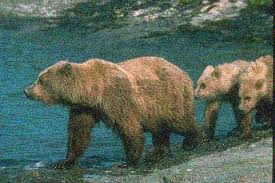
#> input picture 4.jpg, 275 x 183 px
$ python pr.py   (Python 2 division)
#> lines starting #> are read from the running program, lines starting #| are printed output that depends on the picture; long printed decimals are rounded; pictures that were not available may be replaced by others from this repository, and a replacement may not be noted
import sys
import random
import math
import operator
import matplotlib.pyplot as plt
import numpy
import cv2
import networkx as nx
import itertools
from numpy import array
import pylab as pl

pixelr=[]
pixelg=[]
pixelb=[]
R=5
imggread=cv2.imread("4.jpg")
#> imggread is the input picture: shape (183, 275, 3); mean B, G, R 90.2, 102.4, 85.5
h,w,c=imggread.shape
#> h = 183; w = 275; c = 3

#print imggread
#print "\n\nsdsdfsf\n"
row=h/8
#> row = 22
col=w/8
#> col = 34

h=(row*8)
#> h = 176
w=(col*8)
#> w = 272
window=[[[]for j in range(col)]for i in range(row) ]
nearneighbour=[[]for i in range(h*w)]
maincount=0


print h,w
#| 176 272
#print imggread[0][0]
#print imgread

imgread=[[[0.0,0.0,0.0]for i in range(w)]for i in range(h)]

ccc=256.0
#print 255/256.0
for x in range(h):
	for y in range(w):
		for z in range(3):
			#imgread[x][y][z]=float(float(imgread[x][y][z])/float(ccc))
			imgread[x][y][z]=(imggread[x][y][z])/256.0
#> after the loop, imgread = 176 items

#print imggread
for x in range(h):
	for y in range(w):
		j=-1*R
		k=-1*R
		temp1=0.0
		temp2=0.0
		temp3=0.0
		while(j<=R):
			while(k<=R):
				if(x+j>=0 and y+k>=0 and x+j<=h-1 and y+k<=w-1):
					temp1+=round(float(pow((imgread[x][y][0]-imgread[x+j][y+k][0]),2))/float(2*R+1),3)
				if(x+j>=0 and y+k>=0 and x+j<=h-1 and y+k<=w-1):
					temp2+=round(float(pow((imgread[x][y][1]-imgread[x+j][y+k][1]),2))/float(2*R+1),3)
				if(x+j>=0 and y+k>=0 and x+j<=h-1 and y+k<=w-1):
					temp3+=round(float(pow((imgread[x][y][2]-imgread[x+j][y+k][2]),2))/float(2*R+1),3)

				k+=1
			j+=1

		pixelb.append(temp1)
		pixelg.append(temp2)
		pixelr.append(temp3)

		#window creation

		window[x/8][y/8].append(imgread[x][y])

		n=-1		#for x
					#for y
		while(n<=1):
			m=-1
			while(m<=1):
				if(x+n>=0 and x+n<h and y+m>=0 and y+m<w ):
					if(n==0 and m==0):
						ccc=0
					else:
						nearneighbour[maincount].append(((x+n)*w)+((y+m)))
				m+=1
			n+=1
		#print maincount
		#print nearneighbour[maincount]
		maincount+=1
#> after the loop, maincount = 47872; pixelb = 47872 items; pixelg = 47872 items; pixelr = 47872 items

#print nearneighbour[0]
#print nearneighbour[97]
"""
H=[i for i in range(h*w)]
G=nx.Graph()
G.add_nodes_from(H)
for i in range(h*w):
	for j in range(len(nearneighbour[i])):
		G.add_edge(i,nearneighbour[i][j])

cliques = nx.find_cliques(G)
cliques3 = [clq for clq in cliques ]

print len(cliques3)
"""

cliquesum=[0 for i in range(h*w)]
for i in range(h*w):
	G=nx.Graph()
	H=[]
	H.append(i)
	G.add_node(i)
	for j in nearneighbour[i]:
		if j not in H:
			H.append(j)
			G.add_node(j)
			G.add_edge(i,j)
		for k in nearneighbour[j]:
			if k not in H:
				H.append(k)
				G.add_node(k)
				G.add_edge(j,k)
	cliques = nx.find_cliques(G)
	cliques3 = [clq for clq in cliques ]
	cliquesum[i]=len(cliques3)
#> after the loop, cliquesum = 47872 items
	#print cliquesum[i],
xl=[]
yl=[]
for i in range(64):
	xl.append(random.randint(0,h-1))
	yl.append(random.randint(0,w-1))
windowl=[]
for i in range(64):
	windowl.append(imgread[xl[i]][yl[i]])
#> after the loop, windowl = 64 items, first 6: [0.285, 0.391, 0.355], [0.297, 0.328, 0.285], [0.27, 0.336, 0.348], [0.305, 0.469, 0.559], [0.199, 0.309, 0.309], [0.422, 0.398, 0.191]

#print windowl

#finding mean
meanl =[0.0,0.0,0.0]
mean =[[[0.0,0.0,0.0] for i in range(col)]for i in range(row) ]
#print window[0][0][0][0][0]
for x in range(64):
		meanl[0]+=windowl[x][0]
		meanl[1]+=windowl[x][1]
		meanl[2]+=windowl[x][2]
#> after the loop, meanl = [21.97, 25.12, 21.06]

meanl[0]/=float(64)
meanl[1]/=float(64)
meanl[2]/=float(64)

for i in range(row):
	for j in range(col):
		for x in range(64):
				mean[i][j][0]+=window[i][j][x][0]
				mean[i][j][1]+=window[i][j][x][1]
				mean[i][j][2]+=window[i][j][x][2]
#> after the loop, mean = 22 items

for i in range(row):
	for j in range(col):
		mean[i][j][0]/=64
		mean[i][j][1]/=64
		mean[i][j][2]/=64


#print mean[0][0]
#print mean[1][3]
#print meanl

#global  feature extraction

E=[0.0,0.0,0.0]
final=999999231.0
finalmean=[]
for i in range(row):
	for j in range(col):
		En=[0.0,0.0,0.0]
		Ed1=[0.0,0.0,0.0]
		Ed2=[0.0,0.0,0.0]
		energy=[0.0,0.0,0.0]
		temp=0.0
		for k in range(64):
			for z in range(3):
				En[z]+=((windowl[k][z]-meanl[z])*(window[i][j][k][z]-mean[i][j][z]))
				Ed1[z]+=(pow((windowl[k][z]-meanl[z]),2))
				Ed2[z]+=(pow((window[i][j][k][z]-mean[i][j][z]),2))
		for z in range(3):
			if(En[z]<0):
				En[z]=-1*En[z]

			energy[z]=En[z]/(math.sqrt(Ed1[z])*Ed2[z])
			temp+=energy[z]
		#print energy
		if(temp<final):
			final=temp
			finalwindow=window[i][j]
			finalmean=mean[i][j]
#> after the loop, final = 0.022; finalmean = [0.183, 0.257, 0.26]; finalwindow = 64 items, first 6: [0.141, 0.164, 0.145], [0.18, 0.215, 0.203], [0.25, 0.297, 0.297], [0.23, 0.289, 0.301], [0.18, 0.25, 0.277], [0.262, 0.344, 0.375]

"""
print "final"
print "finalwindow",finalwindow
print "finalmean",finalmean
"""

global_pixelb=[]
global_pixelg=[]
global_pixelr=[]

dl=[]
for x in range(64):
	l=[]
	for z in range(3):
		l.append(meanl[z]-windowl[x][z])
	dl.append(l)
#> after the loop, dl = 64 items, first 6: [0.0581, 0.00189, -0.0264], [0.0464, 0.0644, 0.0439], [0.0737, 0.0566, -0.0186], [0.0386, -0.0762, -0.23], [0.144, 0.0839, 0.0204], [-0.0786, -0.00592, 0.138]


for i in range(row):
	for y in range(8):
		for j in range(col):
			for x in range(8):
				for z in range(3):
					temp=round((finalmean[z]-window[i][j][(y*8)+x][z])*(dl[(y*8)+x][z]),3)
					if(temp<0):
						temp=temp*-1
					if(z==0):
						global_pixelb.append(temp)
					elif(z==1):
						global_pixelg.append(temp)
					else:
						global_pixelr.append(temp)
#> after the loop, global_pixelb = 47872 items; global_pixelg = 47872 items; global_pixelr = 47872 items

#print pixelb
"""

for i in range(h):
	for j in range(w):
		for z in range(3):
			window[i/8][j/8]
"""
energyb=[]
energyg=[]
energyr=[]
partitionb=0.0
partitiong=0.0
partitionr=0.0

probb=[]
probg=[]
probr=[]

for i in range(h*w):
	t1=round(cliquesum[i]*(pixelb[i]+global_pixelb[i]),8)
	t2=round(cliquesum[i]*(pixelg[i]+global_pixelg[i]),8)
	t3=round(cliquesum[i]*(pixelr[i]+global_pixelr[i]),8)
	#print t1
	"""
	energyb.append(math.exp(round((t1/-2),150)))
	energyg.append(math.exp(round((t2/-2),50)))
	energyr.append(math.exp(round((t3/-2),50)))
	"""

	t4=math.exp((t1/-2))
	t5=math.exp((t2/-2))
	t6=math.exp((t3/-2))
	energyb.append(t4)
	energyg.append(t5)
	energyr.append(t6)
	"""
	partitionb+=t1
	partitiong+=t2
	partitionr+=t3
	"""
	probb.append(float(energyb[i]/(t4+t5+t6)))
	probg.append(float(energyg[i]/(t4+t5+t6)))
	probr.append(float(energyr[i]/(t4+t5+t6)))

	"""
	probb.append(float(energyb[i]))
	probg.append(float(energyg[i]))
	probr.append(float(energyr[i]))
	"""
#> this loop made 47872 passes
#> after the loop, energyb = 47872 items; energyg = 47872 items; energyr = 47872 items; probb = 47872 items; probg = 47872 items; probr = 47872 items

#print energyb
#print partitionb

"""
for i in range(h*w):
	probb.append(float(energyb[i]/partitionb))
	probg.append(energyg[i]/partitiong)
	probr.append(energyr[i]/partitionr)

"""

showimg=[[[0.0 for i in range(3)]for i in range(w)]for i in range(h)]
for i in range(h*w):
	x=i/w
	y=i%w
	"""
	showimg[x][y][0]=int(probb[i]*256)
	showimg[x][y][1]=int(probg[i]*256)
	showimg[x][y][2]=int(probr[i]*256)
	"""


	showimg[x][y][0]=probb[i]
	showimg[x][y][1]=probg[i]
	showimg[x][y][2]=probr[i]

	"""
	showimg[x][y][0]=probb[i]*256
	showimg[x][y][1]=probg[i]*256
	showimg[x][y][2]=probr[i]*256
	"""
#> after the loop, showimg = 176 items
ss=array(showimg)
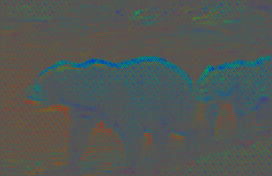
#> ss: shape (176, 272, 3) float64; mean of channels 0, 1, 2 0.334, 0.345, 0.321; drawn as B, G, R
# [6 lines of commented-out code are left out]

def MRF(I,J,eta=2.0,zeta=1.5):
    ind =numpy.arange(numpy.shape(I)[0])
    numpy.random.shuffle(ind)
    orderx = ind.copy()
    numpy.random.shuffle(ind)

    for i in orderx:
        for j in ind:
            oldJ = J[i,j]
            J[i,j]=1
            patch = 0
            for k in range(-1,1):
                for l in range(-1,1):
                    patch += J[i,j] * J[i+k,j+l]
            energya = -eta*numpy.sum(I*J) - zeta*patch
            J[i,j]=-1
            patch = 0
            for k in range(-1,1):
                for l in range(-1,1):
                    patch += J[i,j] * J[i+k,j+l]
            energyb = -eta*numpy.sum(I*J) - zeta*patch
            if energya<energyb:
                J[i,j] = 1
            else:
                J[i,j] = -1
    #J=rgb2gray(J)
    print J
    return J

def rgb2gray(rgb):

	r, g, b = rgb[:,:,0], rgb[:,:,1], rgb[:,:,2]
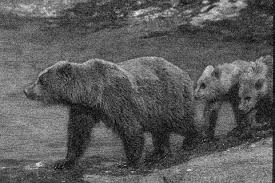
#> r: shape (183, 275); min 0, max 241, mean 90.2
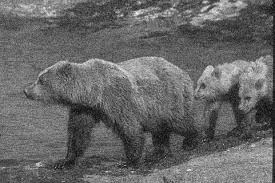
#> g: shape (183, 275); min 1, max 243, mean 102.4
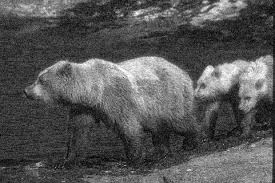
#> b: shape (183, 275); min 0, max 255, mean 85.5
    	gray = (0.2989* r) + (0.5870 * g) + (0.1140 * b)

    	return gray


import Image

#image = Image.open('inumpyut1.jpg')
#image.show()

I=rgb2gray(cv2.imread("1.jpeg"))
# [12 lines of commented-out code are left out]


N = numpy.shape(I)[0]
#> N = 183
print N
#| 183
# [6 lines of commented-out code are left out]

noise = numpy.random.rand(N,N)
J = I.copy()
ind = numpy.where(noise<0.1)
J[ind] = -J[ind]
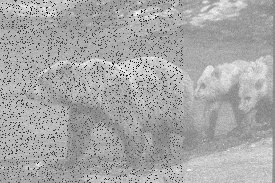
#> J: shape (183, 275) float64; min -219.8, max 243.3, mean 83.5; drawn with min black and max white
#pl.figure()
pl.imshow(J,cmap='gray')
#cv2.waitKey(0)
pl.title('Noisy image')
newJ = J.copy()
newJ = MRF(I,newJ)
#> after the loop in MRF, `for i in orderx:`:
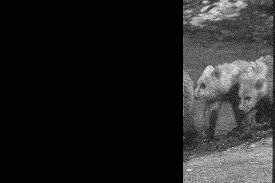
#> J: shape (183, 275) float64; min -1, max 237.6, mean 33.2; drawn with min black and max white
#> (printed output is left out)
newJ=newJ*I
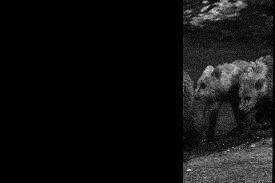
#> newJ: shape (183, 275) float64; min -203.9, max 56461.9, mean 3782.9; drawn with min black and max white
pl.figure()
pl.imshow(newJ,cmap='gray')
#cv2.waitKey(0)
pl.title('Denoised version')
print numpy.sum(I-J), numpy.sum(I-newJ)
#| 666899.0722 -185502643.728
pl.show()
